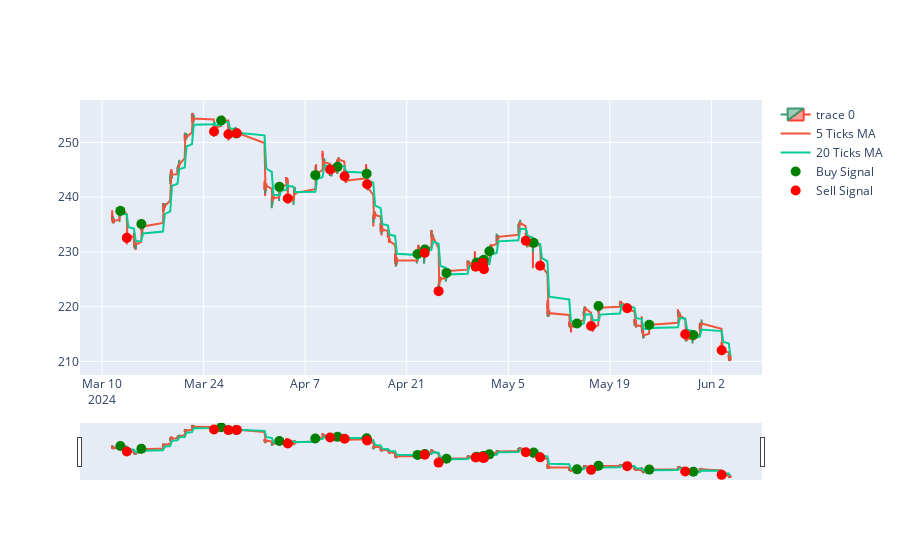

Here is the notebook cell this chart was saved with:
### Code cell
# calculate profit and loss

tsm_data['buy_price'] = np.where(tsm_data['signal'] == 1, tsm_data['Close'], np.nan)
tsm_data['sell_price'] = np.where(tsm_data['signal'] == -1, tsm_data['Close'], np.nan)

tsm_data['buy_price'] = tsm_data['buy_price'].ffill()
tsm_data['sell_price'] = tsm_data['sell_price'].ffill()

tsm_data['PnL'] = tsm_data['sell_price'] - tsm_data['buy_price']

print(tsm_data['PnL'].sum())

# plot the profit and loss

fig = go.Figure(data=[go.Candlestick(x=tsm_data.index,
                open=tsm_data['Open'],
                high=tsm_data['High'],
                low=tsm_data['Low'],
                close=tsm_data['Close'])])

fig.add_trace(go.Scatter(x=tsm_data.index, y=tsm_data['Close'].rolling(window=5).mean(), name='5 Ticks MA'))
fig.add_trace(go.Scatter(x=tsm_data.index, y=tsm_data['Close'].rolling(window=20).mean(), name='20 Ticks MA'))

buy_signals = tsm_data[tsm_data['signal'] == 1]
sell_signals = tsm_data[tsm_data['signal'] == -1]

fig.add_trace(go.Scatter(x=buy_signals.index, y=buy_signals['Close'], mode='markers', marker=dict(color='green', size=10), name='Buy Signal'))
fig.add_trace(go.Scatter(x=sell_signals.index, y=sell_signals['Close'], mode='markers', marker=dict(color='red', size=10), name='Sell Signal'))

fig.show()

### Figure 1 — Plotly figure (JSON) as saved in the notebook; plotly's stock layout.template omitted (floating-point values rounded to 4 significant figures; data arrays with more than 128 entries replaced by an {"elided": "..."} marker saying what was removed)
{"data": [{"close": {"elided": "779 float values"}, "high": {"elided": "779 float values"}, "low": {"elided": "779 float values"}, "open": {"elided": "779 float values"}, "type": "candlestick", "x": {"elided": "779 str values"}}, {"name": "5 Ticks MA", "type": "scatter", "x": {"elided": "779 str values"}, "y": {"elided": "779 float values"}}, {"name": "20 Ticks MA", "type": "scatter", "x": {"elided": "779 str values"}, "y": {"elided": "779 float values"}}, {"marker": {"color": "green", "size": 10}, "mode": "markers", "name": "Buy Signal", "type": "scatter", "x": ["2024-03-12T12:30:00-04:00", "2024-03-15T10:00:00-04:00", "2024-03-26T10:00:00-04:00", "2024-03-28T12:00:00-04:00", "2024-04-03T10:30:00-04:00", "2024-04-08T09:30:00-04:00", "2024-04-11T11:00:00-04:00", "2024-04-15T11:30:00-04:00", "2024-04-22T12:00:00-04:00", "2024-04-23T12:00:00-04:00", "2024-04-26T11:30:00-04:00", "2024-04-30T15:00:00-04:00", "2024-05-01T10:30:00-04:00", "2024-05-01T11:30:00-04:00", "2024-05-01T15:00:00-04:00", "2024-05-02T09:30:00-04:00", "2024-05-08T12:00:00-04:00", "2024-05-14T11:30:00-04:00", "2024-05-17T10:30:00-04:00", "2024-05-24T10:30:00-04:00", "2024-05-30T12:30:00-04:00"], "y": [237.5, 235.1, 254, 251.6, 241.9, 244.0, 245.5, 244.3, 229.6, 230.4, 226.2, 228.1, 228.3, 227.4, 228.6, 230.1, 231.7, 216.9, 220.1, 216.7, 214.8]}, {"marker": {"color": "red", "size": 10}, "mode": "markers", "name": "Sell Signal", "type": "scatter", "x": ["2024-03-13T10:00:00-04:00", "2024-03-25T10:30:00-04:00", "2024-03-27T10:00:00-04:00", "2024-03-28T14:00:00-04:00", "2024-04-04T14:30:00-04:00", "2024-04-10T10:30:00-04:00", "2024-04-12T10:30:00-04:00", "2024-04-15T13:00:00-04:00", "2024-04-23T11:30:00-04:00", "2024-04-25T09:30:00-04:00", "2024-04-30T12:00:00-04:00", "2024-05-01T09:30:00-04:00", "2024-05-01T11:00:00-04:00", "2024-05-01T12:30:00-04:00", "2024-05-01T15:30:00-04:00", "2024-05-07T10:00:00-04:00", "2024-05-09T09:30:00-04:00", "2024-05-16T10:00:00-04:00", "2024-05-21T09:30:00-04:00", "2024-05-29T09:30:00-04:00", "2024-06-03T10:00:00-04:00"], "y": [232.6, 252, 251.5, 251.7, 239.7, 245.0, 243.8, 242.4, 229.8, 222.8, 227.3, 227.3, 228, 227.3, 226.8, 232.0, 227.5, 216.5, 219.7, 215.0, 212.1]}], "layout": {}}
